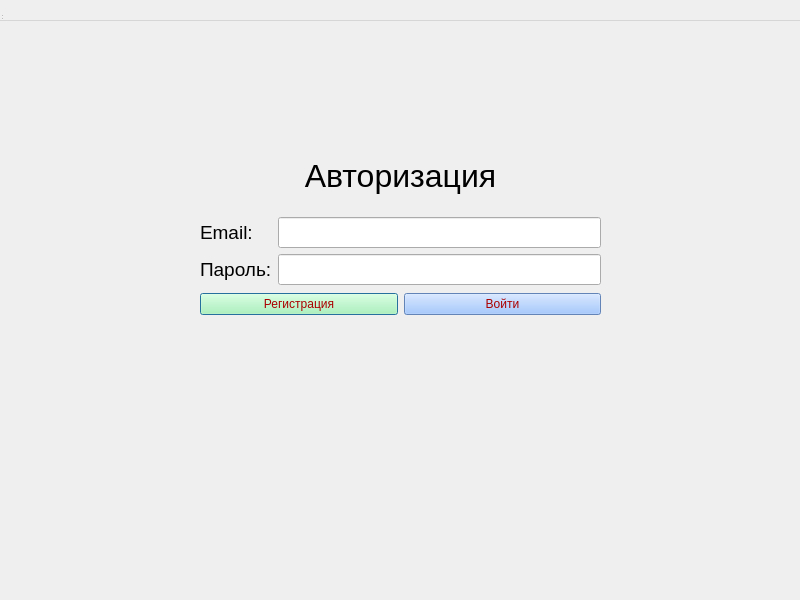
<?xml version="1.0" encoding="UTF-8"?>
<ui version="4.0">
 <class>LoginWindow</class>
 <widget class="QDialog" name="LoginWindow">
  <property name="geometry">
   <rect>
    <x>0</x>
    <y>0</y>
    <width>800</width>
    <height>600</height>
   </rect>
  </property>
  <property name="windowTitle">
   <string>MainWindow</string>
  </property>
  <widget class="QWidget" name="centralwidget" native="true">
   <property name="geometry">
    <rect>
     <x>0</x>
     <y>0</y>
     <width>801</width>
     <height>455</height>
    </rect>
   </property>
   <widget class="QWidget" name="verticalLayoutWidget">
    <property name="geometry">
     <rect>
      <x>200</x>
      <y>140</y>
      <width>401</width>
      <height>175</height>
     </rect>
    </property>
    <layout class="QVBoxLayout" name="verticalLayout_3">
     <item>
      <widget class="QLabel" name="label">
       <property name="font">
        <font>
         <pointsize>24</pointsize>
        </font>
       </property>
       <property name="autoFillBackground">
        <bool>false</bool>
       </property>
       <property name="styleSheet">
        <string notr="true"/>
       </property>
       <property name="text">
        <string>Авторизация</string>
       </property>
       <property name="alignment">
        <set>Qt::AlignCenter</set>
       </property>
      </widget>
     </item>
     <item>
      <layout class="QFormLayout" name="formLayout">
       <item row="1" column="0">
        <widget class="QLabel" name="label_2">
         <property name="font">
          <font>
           <pointsize>14</pointsize>
          </font>
         </property>
         <property name="text">
          <string>Email:</string>
         </property>
        </widget>
       </item>
       <item row="1" column="1">
        <widget class="QLineEdit" name="loginEdit">
         <property name="font">
          <font>
           <pointsize>14</pointsize>
          </font>
         </property>
        </widget>
       </item>
       <item row="2" column="0">
        <widget class="QLabel" name="label_3">
         <property name="font">
          <font>
           <pointsize>14</pointsize>
          </font>
         </property>
         <property name="text">
          <string>Пароль:</string>
         </property>
        </widget>
       </item>
       <item row="2" column="1">
        <widget class="QLineEdit" name="passwordEdit">
         <property name="font">
          <font>
           <pointsize>14</pointsize>
          </font>
         </property>
        </widget>
       </item>
      </layout>
     </item>
     <item>
      <layout class="QHBoxLayout" name="horizontalLayout_3">
       <item>
        <widget class="QPushButton" name="registButton">
         <property name="styleSheet">
          <string notr="true">color: rgb(170, 0, 0);
background-color: rgb(167, 255, 170);
font: 14pt &quot;Segoe UI&quot;;</string>
         </property>
         <property name="text">
          <string>Регистрация</string>
         </property>
        </widget>
       </item>
       <item>
        <widget class="QPushButton" name="loginButton">
         <property name="styleSheet">
          <string notr="true">background-color: rgb(139, 185, 255);
color: rgb(170, 0, 0);
font: 14pt &quot;Segoe UI&quot;;</string>
         </property>
         <property name="text">
          <string>Войти</string>
         </property>
        </widget>
       </item>
      </layout>
     </item>
    </layout>
   </widget>
  </widget>
  <widget class="QMenuBar" name="menubar">
   <property name="geometry">
    <rect>
     <x>0</x>
     <y>0</y>
     <width>800</width>
     <height>21</height>
    </rect>
   </property>
  </widget>
  <widget class="QStatusBar" name="statusbar">
   <property name="geometry">
    <rect>
     <x>0</x>
     <y>0</y>
     <width>3</width>
     <height>21</height>
    </rect>
   </property>
  </widget>
 </widget>
 <resources/>
 <connections/>
</ui>
